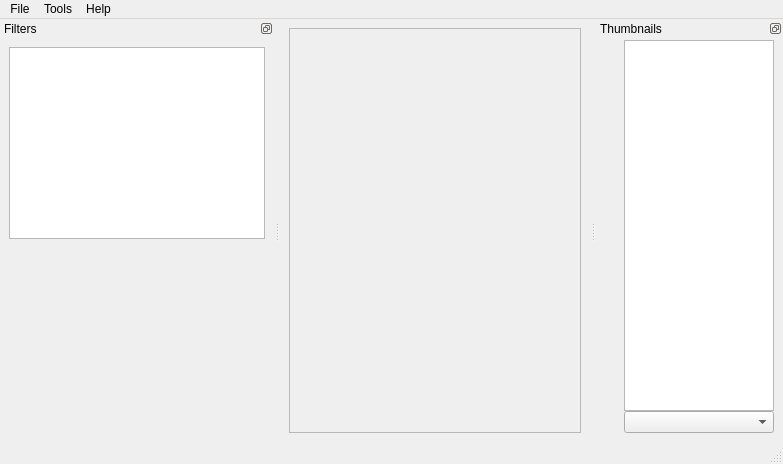
<?xml version="1.0" encoding="UTF-8"?>
<ui version="4.0">
 <class>MainWindow</class>
 <widget class="QMainWindow" name="MainWindow">
  <property name="geometry">
   <rect>
    <x>0</x>
    <y>0</y>
    <width>783</width>
    <height>464</height>
   </rect>
  </property>
  <property name="sizePolicy">
   <sizepolicy hsizetype="Preferred" vsizetype="Preferred">
    <horstretch>0</horstretch>
    <verstretch>0</verstretch>
   </sizepolicy>
  </property>
  <property name="windowTitle">
   <string>MainWindow</string>
  </property>
  <property name="styleSheet">
   <string notr="true"/>
  </property>
  <widget class="QWidget" name="centralwidget">
   <property name="sizePolicy">
    <sizepolicy hsizetype="Preferred" vsizetype="Preferred">
     <horstretch>0</horstretch>
     <verstretch>0</verstretch>
    </sizepolicy>
   </property>
   <property name="cursor">
    <cursorShape>ArrowCursor</cursorShape>
   </property>
   <layout class="QHBoxLayout" name="horizontalLayout">
    <item>
     <widget class="QFrame" name="imageViewFrame">
      <property name="sizePolicy">
       <sizepolicy hsizetype="Expanding" vsizetype="Expanding">
        <horstretch>1</horstretch>
        <verstretch>1</verstretch>
       </sizepolicy>
      </property>
      <property name="frameShape">
       <enum>QFrame::StyledPanel</enum>
      </property>
      <property name="frameShadow">
       <enum>QFrame::Sunken</enum>
      </property>
     </widget>
    </item>
   </layout>
  </widget>
  <widget class="QMenuBar" name="menubar">
   <property name="geometry">
    <rect>
     <x>0</x>
     <y>0</y>
     <width>783</width>
     <height>21</height>
    </rect>
   </property>
   <widget class="QMenu" name="menuDebug">
    <property name="title">
     <string>Tools</string>
    </property>
    <widget class="QMenu" name="menuUnits">
     <property name="title">
      <string>Units</string>
     </property>
     <addaction name="actionPixels"/>
     <addaction name="actionMilimeters"/>
     <addaction name="actionCentimetres"/>
     <addaction name="actionInches"/>
    </widget>
    <addaction name="actionFixDpi"/>
    <addaction name="actionRelinking"/>
    <addaction name="separator"/>
    <addaction name="actionDebug"/>
    <addaction name="separator"/>
    <addaction name="actionSettings"/>
    <addaction name="actionDefaults"/>
    <addaction name="separator"/>
    <addaction name="menuUnits"/>
   </widget>
   <widget class="QMenu" name="menuFile">
    <property name="title">
     <string>File</string>
    </property>
    <addaction name="actionNewProject"/>
    <addaction name="actionOpenProject"/>
    <addaction name="separator"/>
    <addaction name="actionSaveProject"/>
    <addaction name="actionSaveProjectAs"/>
    <addaction name="separator"/>
    <addaction name="actionCloseProject"/>
    <addaction name="separator"/>
    <addaction name="actionQuit"/>
   </widget>
   <widget class="QMenu" name="menuHelp">
    <property name="title">
     <string>Help</string>
    </property>
    <addaction name="actionAbout"/>
   </widget>
   <addaction name="menuFile"/>
   <addaction name="menuDebug"/>
   <addaction name="menuHelp"/>
  </widget>
  <widget class="QStatusBar" name="statusBar"/>
  <widget class="QDockWidget" name="thumbnailsDockWidget">
   <property name="features">
    <set>QDockWidget::DockWidgetFloatable|QDockWidget::DockWidgetMovable</set>
   </property>
   <property name="allowedAreas">
    <set>Qt::LeftDockWidgetArea|Qt::RightDockWidgetArea</set>
   </property>
   <property name="windowTitle">
    <string>Thumbnails</string>
   </property>
   <attribute name="dockWidgetArea">
    <number>2</number>
   </attribute>
   <widget class="QWidget" name="dockWidgetContents_2">
    <layout class="QHBoxLayout" name="horizontalLayout_4">
     <property name="spacing">
      <number>2</number>
     </property>
     <property name="leftMargin">
      <number>4</number>
     </property>
     <property name="topMargin">
      <number>2</number>
     </property>
     <property name="bottomMargin">
      <number>9</number>
     </property>
     <item>
      <layout class="QVBoxLayout" name="verticalLayout_2">
       <property name="spacing">
        <number>2</number>
       </property>
       <item>
        <widget class="QToolButton" name="focusButton">
         <property name="sizePolicy">
          <sizepolicy hsizetype="Fixed" vsizetype="Preferred">
           <horstretch>0</horstretch>
           <verstretch>0</verstretch>
          </sizepolicy>
         </property>
         <property name="minimumSize">
          <size>
           <width>22</width>
           <height>22</height>
          </size>
         </property>
         <property name="maximumSize">
          <size>
           <width>22</width>
           <height>22</height>
          </size>
         </property>
         <property name="toolTip">
          <string>Keep current page in view.</string>
         </property>
         <property name="statusTip">
          <string/>
         </property>
         <property name="styleSheet">
          <string notr="true">QToolButton:!hover, QToolButton:pressed {
  padding: 0;
  border: none;
  background-color: transparent;
}</string>
         </property>
         <property name="text">
          <string/>
         </property>
         <property name="icon">
          <iconset resource="../resources/resources.qrc">
           <normaloff>:/icons/eye.svg</normaloff>:/icons/eye.svg</iconset>
         </property>
         <property name="iconSize">
          <size>
           <width>16</width>
           <height>16</height>
          </size>
         </property>
         <property name="checkable">
          <bool>true</bool>
         </property>
         <property name="checked">
          <bool>true</bool>
         </property>
        </widget>
       </item>
       <item>
        <spacer name="verticalSpacer_2">
         <property name="orientation">
          <enum>Qt::Vertical</enum>
         </property>
         <property name="sizeType">
          <enum>QSizePolicy::Preferred</enum>
         </property>
         <property name="sizeHint" stdset="0">
          <size>
           <width>1</width>
           <height>4</height>
          </size>
         </property>
        </spacer>
       </item>
       <item>
        <widget class="QToolButton" name="prevPageBtn">
         <property name="sizePolicy">
          <sizepolicy hsizetype="Fixed" vsizetype="Preferred">
           <horstretch>0</horstretch>
           <verstretch>0</verstretch>
          </sizepolicy>
         </property>
         <property name="minimumSize">
          <size>
           <width>22</width>
           <height>22</height>
          </size>
         </property>
         <property name="maximumSize">
          <size>
           <width>22</width>
           <height>22</height>
          </size>
         </property>
         <property name="font">
          <font>
           <family>sta_thumbnail_panel_icons</family>
          </font>
         </property>
         <property name="toolTip">
          <string>Previous page.</string>
         </property>
         <property name="styleSheet">
          <string notr="true">QToolButton:!hover {
  padding: 0;
  border: none;
  background-color: transparent;
}</string>
         </property>
         <property name="text">
          <string notr="true"/>
         </property>
         <property name="icon">
          <iconset resource="../resources/resources.qrc">
           <normaloff>:/icons/triangle-up-arrow.svg</normaloff>:/icons/triangle-up-arrow.svg</iconset>
         </property>
         <property name="iconSize">
          <size>
           <width>16</width>
           <height>16</height>
          </size>
         </property>
        </widget>
       </item>
       <item>
        <widget class="QToolButton" name="nextPageBtn">
         <property name="sizePolicy">
          <sizepolicy hsizetype="Fixed" vsizetype="Preferred">
           <horstretch>0</horstretch>
           <verstretch>0</verstretch>
          </sizepolicy>
         </property>
         <property name="minimumSize">
          <size>
           <width>22</width>
           <height>22</height>
          </size>
         </property>
         <property name="maximumSize">
          <size>
           <width>22</width>
           <height>22</height>
          </size>
         </property>
         <property name="font">
          <font>
           <family>sta_thumbnail_panel_icons</family>
          </font>
         </property>
         <property name="toolTip">
          <string>Next page.</string>
         </property>
         <property name="styleSheet">
          <string notr="true">QToolButton:!hover {
  padding: 0;
  border: none;
  background-color: transparent;
}</string>
         </property>
         <property name="text">
          <string notr="true"/>
         </property>
         <property name="icon">
          <iconset resource="../resources/resources.qrc">
           <normaloff>:/icons/triangle-down-arrow.svg</normaloff>:/icons/triangle-down-arrow.svg</iconset>
         </property>
         <property name="iconSize">
          <size>
           <width>16</width>
           <height>16</height>
          </size>
         </property>
        </widget>
       </item>
       <item>
        <widget class="QToolButton" name="filterSelectedBtn">
         <property name="sizePolicy">
          <sizepolicy hsizetype="Fixed" vsizetype="Preferred">
           <horstretch>0</horstretch>
           <verstretch>0</verstretch>
          </sizepolicy>
         </property>
         <property name="minimumSize">
          <size>
           <width>22</width>
           <height>22</height>
          </size>
         </property>
         <property name="maximumSize">
          <size>
           <width>22</width>
           <height>22</height>
          </size>
         </property>
         <property name="font">
          <font>
           <family>sta_thumbnail_panel_icons</family>
          </font>
         </property>
         <property name="toolTip">
          <string>Filter selected pages only.</string>
         </property>
         <property name="styleSheet">
          <string notr="true">QToolButton:!hover, QToolButton:pressed {
  padding: 0;
  border: none;
  background-color: transparent;
}</string>
         </property>
         <property name="text">
          <string notr="true"/>
         </property>
         <property name="icon">
          <iconset resource="../resources/resources.qrc">
           <normaloff>:/icons/check-mark.svg</normaloff>:/icons/check-mark.svg</iconset>
         </property>
         <property name="iconSize">
          <size>
           <width>16</width>
           <height>16</height>
          </size>
         </property>
         <property name="checkable">
          <bool>true</bool>
         </property>
        </widget>
       </item>
       <item>
        <spacer name="verticalSpacer">
         <property name="orientation">
          <enum>Qt::Vertical</enum>
         </property>
         <property name="sizeHint" stdset="0">
          <size>
           <width>1</width>
           <height>40</height>
          </size>
         </property>
        </spacer>
       </item>
      </layout>
     </item>
     <item>
      <layout class="QVBoxLayout" name="verticalLayout">
       <property name="spacing">
        <number>0</number>
       </property>
       <item>
        <widget class="QGraphicsView" name="thumbView">
         <property name="sizePolicy">
          <sizepolicy hsizetype="Ignored" vsizetype="Expanding">
           <horstretch>1</horstretch>
           <verstretch>1</verstretch>
          </sizepolicy>
         </property>
         <property name="minimumSize">
          <size>
           <width>150</width>
           <height>0</height>
          </size>
         </property>
         <property name="maximumSize">
          <size>
           <width>16777215</width>
           <height>16777215</height>
          </size>
         </property>
         <property name="statusTip">
          <string>Use Home, End, PgUp/Q, PgDown/W to navigate between pages or Shift+PgUp/Q and Shift+PgDown/W to navigate between selected ones. Alt+Wheel - scale thumbnails.</string>
         </property>
         <property name="alignment">
          <set>Qt::AlignHCenter|Qt::AlignTop</set>
         </property>
        </widget>
       </item>
       <item>
        <widget class="QComboBox" name="sortOptions">
         <property name="sizeAdjustPolicy">
          <enum>QComboBox::AdjustToMinimumContentsLength</enum>
         </property>
        </widget>
       </item>
      </layout>
     </item>
    </layout>
   </widget>
  </widget>
  <widget class="QDockWidget" name="filterDockWidget">
   <property name="sizePolicy">
    <sizepolicy hsizetype="Preferred" vsizetype="Preferred">
     <horstretch>0</horstretch>
     <verstretch>0</verstretch>
    </sizepolicy>
   </property>
   <property name="minimumSize">
    <size>
     <width>274</width>
     <height>204</height>
    </size>
   </property>
   <property name="features">
    <set>QDockWidget::DockWidgetFloatable|QDockWidget::DockWidgetMovable</set>
   </property>
   <property name="allowedAreas">
    <set>Qt::LeftDockWidgetArea|Qt::RightDockWidgetArea</set>
   </property>
   <property name="windowTitle">
    <string>Filters</string>
   </property>
   <attribute name="dockWidgetArea">
    <number>1</number>
   </attribute>
   <widget class="QWidget" name="dockWidgetContents_5">
    <property name="sizePolicy">
     <sizepolicy hsizetype="Preferred" vsizetype="Preferred">
      <horstretch>0</horstretch>
      <verstretch>0</verstretch>
     </sizepolicy>
    </property>
    <layout class="QVBoxLayout" name="verticalLayout_3">
     <item>
      <widget class="StageListView" name="filterList">
       <property name="minimumSize">
        <size>
         <width>0</width>
         <height>0</height>
        </size>
       </property>
       <property name="maximumSize">
        <size>
         <width>16777215</width>
         <height>16777215</height>
        </size>
       </property>
       <property name="autoScroll">
        <bool>false</bool>
       </property>
       <property name="editTriggers">
        <set>QAbstractItemView::NoEditTriggers</set>
       </property>
       <property name="tabKeyNavigation">
        <bool>false</bool>
       </property>
       <property name="showDropIndicator" stdset="0">
        <bool>false</bool>
       </property>
       <property name="alternatingRowColors">
        <bool>true</bool>
       </property>
       <property name="selectionMode">
        <enum>QAbstractItemView::SingleSelection</enum>
       </property>
       <property name="selectionBehavior">
        <enum>QAbstractItemView::SelectRows</enum>
       </property>
       <property name="textElideMode">
        <enum>Qt::ElideNone</enum>
       </property>
       <property name="showGrid">
        <bool>false</bool>
       </property>
       <property name="wordWrap">
        <bool>false</bool>
       </property>
       <property name="cornerButtonEnabled">
        <bool>false</bool>
       </property>
      </widget>
     </item>
     <item>
      <widget class="QScrollArea" name="scrollArea">
       <property name="frameShape">
        <enum>QFrame::NoFrame</enum>
       </property>
       <property name="horizontalScrollBarPolicy">
        <enum>Qt::ScrollBarAlwaysOff</enum>
       </property>
       <property name="widgetResizable">
        <bool>true</bool>
       </property>
       <widget class="QWidget" name="scrollAreaWidgetContents">
        <property name="geometry">
         <rect>
          <x>0</x>
          <y>0</y>
          <width>256</width>
          <height>185</height>
         </rect>
        </property>
        <layout class="QVBoxLayout" name="verticalLayout_4">
         <property name="spacing">
          <number>0</number>
         </property>
         <property name="leftMargin">
          <number>0</number>
         </property>
         <property name="topMargin">
          <number>0</number>
         </property>
         <property name="rightMargin">
          <number>0</number>
         </property>
         <property name="bottomMargin">
          <number>0</number>
         </property>
         <item>
          <widget class="NonOwningWidget" name="filterOptions" native="true"/>
         </item>
        </layout>
       </widget>
      </widget>
     </item>
    </layout>
   </widget>
  </widget>
  <action name="actionDebug">
   <property name="checkable">
    <bool>true</bool>
   </property>
   <property name="checked">
    <bool>false</bool>
   </property>
   <property name="text">
    <string>Debug Mode</string>
   </property>
   <property name="shortcut">
    <string notr="true"/>
   </property>
  </action>
  <action name="actionSaveProject">
   <property name="text">
    <string>Save Project</string>
   </property>
   <property name="shortcut">
    <string notr="true">Ctrl+S</string>
   </property>
  </action>
  <action name="actionSaveProjectAs">
   <property name="text">
    <string>Save Project As ...</string>
   </property>
   <property name="shortcut">
    <string notr="true"/>
   </property>
  </action>
  <action name="actionNextPage">
   <property name="text">
    <string>Next Page</string>
   </property>
   <property name="shortcut">
    <string notr="true">PgDown</string>
   </property>
   <property name="autoRepeat">
    <bool>false</bool>
   </property>
  </action>
  <action name="actionPrevPage">
   <property name="text">
    <string>Previous Page</string>
   </property>
   <property name="shortcut">
    <string notr="true">PgUp</string>
   </property>
   <property name="autoRepeat">
    <bool>false</bool>
   </property>
  </action>
  <action name="actionNewProject">
   <property name="text">
    <string>New Project ...</string>
   </property>
   <property name="shortcut">
    <string notr="true">Ctrl+N</string>
   </property>
  </action>
  <action name="actionOpenProject">
   <property name="text">
    <string>Open Project ...</string>
   </property>
   <property name="shortcut">
    <string notr="true">Ctrl+O</string>
   </property>
  </action>
  <action name="actionPrevPageQ">
   <property name="text">
    <string>Previous Page</string>
   </property>
   <property name="shortcut">
    <string notr="true">Q</string>
   </property>
   <property name="autoRepeat">
    <bool>false</bool>
   </property>
  </action>
  <action name="actionNextPageW">
   <property name="text">
    <string>Next Page</string>
   </property>
   <property name="shortcut">
    <string notr="true">W</string>
   </property>
   <property name="autoRepeat">
    <bool>false</bool>
   </property>
  </action>
  <action name="actionCloseProject">
   <property name="text">
    <string>Close Project</string>
   </property>
   <property name="shortcut">
    <string notr="true">Ctrl+W</string>
   </property>
  </action>
  <action name="actionQuit">
   <property name="text">
    <string>Quit</string>
   </property>
   <property name="shortcut">
    <string notr="true">Ctrl+Q</string>
   </property>
  </action>
  <action name="actionSettings">
   <property name="text">
    <string>Settings ...</string>
   </property>
   <property name="shortcut">
    <string notr="true"/>
   </property>
  </action>
  <action name="actionFirstPage">
   <property name="text">
    <string>First Page</string>
   </property>
   <property name="shortcut">
    <string notr="true">Home</string>
   </property>
  </action>
  <action name="actionLastPage">
   <property name="text">
    <string>Last Page</string>
   </property>
   <property name="shortcut">
    <string notr="true">End</string>
   </property>
  </action>
  <action name="actionAbout">
   <property name="text">
    <string>About</string>
   </property>
   <property name="shortcut">
    <string notr="true"/>
   </property>
  </action>
  <action name="actionFixDpi">
   <property name="text">
    <string>Fix DPI ...</string>
   </property>
   <property name="shortcut">
    <string notr="true"/>
   </property>
  </action>
  <action name="actionRelinking">
   <property name="text">
    <string>Relinking ...</string>
   </property>
   <property name="shortcut">
    <string notr="true"/>
   </property>
  </action>
  <action name="actionSwitchFilter1">
   <property name="text">
    <string>Switch filter to orientation</string>
   </property>
   <property name="shortcut">
    <string notr="true">O</string>
   </property>
  </action>
  <action name="actionSwitchFilter2">
   <property name="text">
    <string>Switch filter to orientation</string>
   </property>
   <property name="toolTip">
    <string>Switch filter to split pages</string>
   </property>
   <property name="shortcut">
    <string notr="true">E</string>
   </property>
  </action>
  <action name="actionSwitchFilter3">
   <property name="text">
    <string>Switch filter to orientation</string>
   </property>
   <property name="toolTip">
    <string>Switch filter to deskew</string>
   </property>
   <property name="shortcut">
    <string notr="true">N</string>
   </property>
  </action>
  <action name="actionSwitchFilter4">
   <property name="text">
    <string>Switch filter to orientation</string>
   </property>
   <property name="toolTip">
    <string>Switch filter to select content</string>
   </property>
   <property name="shortcut">
    <string notr="true">V</string>
   </property>
  </action>
  <action name="actionSwitchFilter5">
   <property name="text">
    <string>Switch filter to orientation</string>
   </property>
   <property name="toolTip">
    <string>Switch filter to margins</string>
   </property>
   <property name="shortcut">
    <string notr="true">K</string>
   </property>
  </action>
  <action name="actionSwitchFilter6">
   <property name="text">
    <string>Switch filter to orientation</string>
   </property>
   <property name="toolTip">
    <string>Switch filter to output</string>
   </property>
   <property name="shortcut">
    <string notr="true">P</string>
   </property>
  </action>
  <action name="actionPixels">
   <property name="checkable">
    <bool>true</bool>
   </property>
   <property name="text">
    <string>Pixels</string>
   </property>
   <property name="shortcut">
    <string notr="true"/>
   </property>
   <property name="autoRepeat">
    <bool>false</bool>
   </property>
  </action>
  <action name="actionMilimeters">
   <property name="checkable">
    <bool>true</bool>
   </property>
   <property name="checked">
    <bool>false</bool>
   </property>
   <property name="text">
    <string>Millimetres</string>
   </property>
   <property name="shortcut">
    <string notr="true"/>
   </property>
   <property name="autoRepeat">
    <bool>false</bool>
   </property>
  </action>
  <action name="actionInches">
   <property name="checkable">
    <bool>true</bool>
   </property>
   <property name="text">
    <string>Inches</string>
   </property>
   <property name="shortcut">
    <string notr="true"/>
   </property>
   <property name="autoRepeat">
    <bool>false</bool>
   </property>
  </action>
  <action name="actionCentimetres">
   <property name="checkable">
    <bool>true</bool>
   </property>
   <property name="text">
    <string>Centimetres</string>
   </property>
   <property name="shortcut">
    <string notr="true"/>
   </property>
   <property name="autoRepeat">
    <bool>false</bool>
   </property>
  </action>
  <action name="actionDefaults">
   <property name="text">
    <string>Default parameters ...</string>
   </property>
   <property name="shortcut">
    <string notr="true"/>
   </property>
  </action>
  <action name="actionPrevSelectedPageQ">
   <property name="text">
    <string>Previous Selected Page</string>
   </property>
   <property name="toolTip">
    <string>Previous Selected Page</string>
   </property>
   <property name="shortcut">
    <string notr="true">Shift+Q</string>
   </property>
   <property name="autoRepeat">
    <bool>false</bool>
   </property>
  </action>
  <action name="actionNextSelectedPageW">
   <property name="text">
    <string>Next Selected Page</string>
   </property>
   <property name="toolTip">
    <string>Next Selected Page</string>
   </property>
   <property name="shortcut">
    <string notr="true">Shift+W</string>
   </property>
   <property name="autoRepeat">
    <bool>false</bool>
   </property>
  </action>
  <action name="actionNextSelectedPage">
   <property name="text">
    <string>Next Selected Page</string>
   </property>
   <property name="toolTip">
    <string>Next Selected Page</string>
   </property>
   <property name="shortcut">
    <string notr="true">Shift+PgDown</string>
   </property>
   <property name="autoRepeat">
    <bool>false</bool>
   </property>
  </action>
  <action name="actionPrevSelectedPage">
   <property name="text">
    <string>Previous Selected Page</string>
   </property>
   <property name="toolTip">
    <string>Previous Selected Page</string>
   </property>
   <property name="shortcut">
    <string notr="true">Shift+PgUp</string>
   </property>
   <property name="autoRepeat">
    <bool>false</bool>
   </property>
  </action>
 </widget>
 <customwidgets>
  <customwidget>
   <class>StageListView</class>
   <extends>QTableView</extends>
   <header>StageListView.h</header>
  </customwidget>
  <customwidget>
   <class>NonOwningWidget</class>
   <extends>QWidget</extends>
   <header>NonOwningWidget.h</header>
   <container>1</container>
  </customwidget>
 </customwidgets>
 <resources>
  <include location="../resources/resources.qrc"/>
 </resources>
 <connections/>
</ui>
